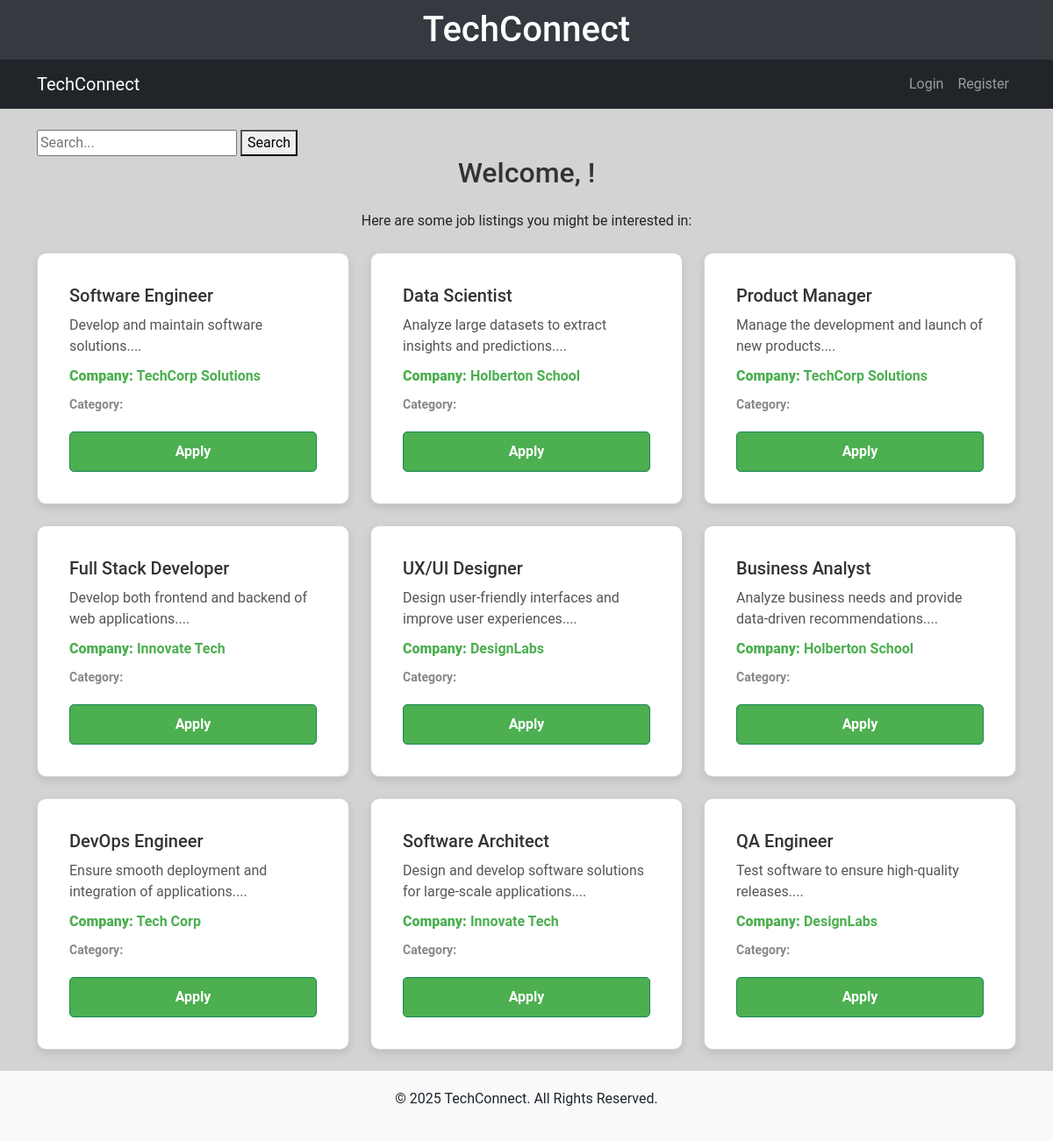
The page / on the database its author committed.
### app/models.py (models this page shows, shortened)
class Job(db.Model):
    __tablename__ = 'jobs'  # Explicitly defining table name
    id = db.Column(db.Integer, primary_key=True)  # Unique identifier for each job
    title = db.Column(db.String(150), nullable=False)  # Job title
    description = db.Column(db.Text, nullable=False)  # Detailed job description
    created_at = db.Column(db.DateTime, default=datetime.utcnow)  # When the job was posted
    company_name = db.Column(db.String(150), nullable=False)  # Company offering the job
    location = db.Column(db.String(150), nullable=False)  # Job location (could be remote or specific city)
    job_type = db.Column(db.String(50), nullable=False)  # Type of job: Full-time, Part-time, etc.
    salary = db.Column(db.String(100), nullable=True)  # Salary or salary range
    status = db.Column(db.String(50), default='Open')  # Job status: Open, Closed, Filled, etc.

### app/routes.py (the view)
        @app.route('/')
        def home():
            try:
                jobs = Job.query.all()  # Retrieve all jobs from the database
                if not jobs:
                    flash("No jobs found! Try adding some test jobs.", "warning")
                return render_template('home.html', jobs=jobs)
            except Exception as e:
                flash(f"Error retrieving jobs: {e}", "danger")
                return render_template('home.html', jobs=[])

### app/templates/home.html
{% extends 'base.html' %}
{% block content %}
  <form action="/search" method="GET">
  <input type="text" name="query" placeholder="Search..." required>
  <button type="submit">Search</button>
  </form>
    <h2 class="text-center mb-4">Welcome, {{ current_user.username }}!</h2>
    <p class="text-center mb-4">Here are some job listings you might be interested in:</p>
    <div class="row g-4">
        {% if jobs %}
            {% for job in jobs %}
                <div class="col-md-4">
                    <div class="card job-card">
                        <div class="card-body">
                            <h3 class="card-title">{{ job.title }}</h3>
                            <p class="card-text">{{ job.description[:150] }}...</p>
                            <p class="company"><strong>Company:</strong> {{ job.company_name }}</p>
                            <p class="category"><strong>Category:</strong> {{ job.category }}</p>
                            <a href="{{ url_for('apply_for_job', job_id=job.id) }}" class="btn btn-success w-100">Apply</a>
                        </div>
                    </div>
                </div>
            {% endfor %}
        {% else %}
            <p class="text-center">No jobs available at the moment.</p>
        {% endif %}
    </div>
{% endblock %}

### app/templates/base.html (shortened to what this page needs)
<!DOCTYPE html>
<html lang="en">
<head>
    <link rel="stylesheet" href="https://cdn.jsdelivr.net/npm/bootstrap@5.3.0-alpha1/dist/css/bootstrap.min.css">
</head>
<body>
    <header>
        <div class="container">
            <h1>TechConnect</h1>
        </div>
    </header>
    <nav class="navbar navbar-expand-lg navbar-dark bg-dark">
        <div class="container">
            <a class="navbar-brand" href="{{ url_for('home') }}">TechConnect</a>
            <div class="collapse navbar-collapse" id="navbarNav">
                <ul class="navbar-nav ms-auto">
                    {% if current_user.is_authenticated %}
                        <li class="nav-item">
                            <a class="nav-link" href="{{ url_for('profile') }}">Profile</a>
                        </li>
                        <li class="nav-item">
                            <a class="nav-link" href="{{ url_for('logout') }}">Logout</a>
                        </li>
                    {% else %}
                        <li class="nav-item">
                            <a class="nav-link" href="{{ url_for('login') }}">Login</a>
                        </li>
                        <li class="nav-item">
                            <a class="nav-link" href="{{ url_for('register') }}">Register</a>
                        </li>
                    {% endif %}
                </ul>
            </div>
        </div>
    </nav>
    <main>
        <div class="container my-4">
            {% block content %}{% endblock %}
        </div>
    </main>
    <footer>
        <p>&copy; 2025 TechConnect. All Rights Reserved.</p>
    </footer>
</body>
</html>

### app/templates/base.html (style rules this page uses)
body { font-family: 'Roboto', sans-serif; background-color: #d3d3d3; margin: 0; padding: 0; }
header { background-color: #343a40; color: #fff; padding: 10px 0; }
header h1 { text-align: center; margin: 0; }
footer { background-color: #f8f9fa; padding: 20px; text-align: center; }
h2 { text-align: center; margin-bottom: 30px; color: #333; }
.job-card { background-color: white; border-radius: 10px; padding: 20px; box-shadow: 0 4px 10px rgba(0, 0, 0, 0.1); transition: box-shadow 0.3s; height: 100%; }
.job-card h3 { font-size: 20px; color: #333; margin-bottom: 10px; }
.job-card p { font-size: 16px; color: #555; margin-bottom: 10px; }
.job-card .company { font-weight: bold; color: #4CAF50; }
.job-card .category { font-size: 14px; color: #888; }
.job-card a { text-decoration: none; color: #fff; background-color: #4CAF50; padding: 10px; border-radius: 5px; font-weight: bold; text-align: center; display: block; margin-top: 20px; transition: background-color 0.3s ease; }

### rows shown on the page
Job: title "Software Engineer", description "Develop and maintain software solutions.", company_name "TechCorp Solutions"
Job: title "Data Scientist", description "Analyze large datasets to extract insights and predictions.", company_name "Holberton School"
Job: title "Product Manager", description "Manage the development and launch of new products.", company_name "TechCorp Solutions"
Job: title "Full Stack Developer", description "Develop both frontend and backend of web applications.", company_name "Innovate Tech"
Job: title "UX/UI Designer", description "Design user-friendly interfaces and improve user experiences.", company_name "DesignLabs"
Job: title "Business Analyst", description "Analyze business needs and provide data-driven recommendations.", company_name "Holberton School"
Job: title "DevOps Engineer", description "Ensure smooth deployment and integration of applications.", company_name "Tech Corp"
Job: title "Software Architect", description "Design and develop software solutions for large-scale applications.", company_name "Innovate Tech"
Job: title "QA Engineer", description "Test software to ensure high-quality releases.", company_name "DesignLabs"
